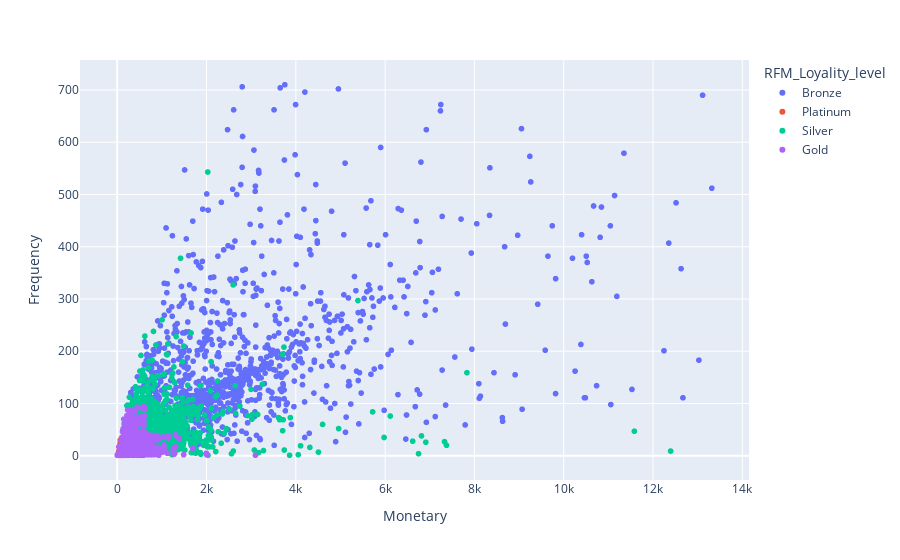

Source (notebook cell):
### Code cell
### Visulaizing Frequency V/s Monetary : RFM_Loyality_level
fig = px.scatter(RFM_data,x = "Monetary", y = "Frequency",color = "RFM_Loyality_level")
fig.show()

### Figure 1 — Plotly figure (JSON) as saved in the notebook; plotly's stock layout.template omitted (floating-point values rounded to 4 significant figures; data arrays with more than 128 entries replaced by an {"elided": "..."} marker saying what was removed)
{"data": [{"hovertemplate": "RFM_Loyality_level=Bronze<br>Monetary=%{x}<br>Frequency=%{y}<extra></extra>", "legendgroup": "Bronze", "marker": {"color": "#636efa", "symbol": "circle"}, "mode": "markers", "name": "Bronze", "showlegend": true, "type": "scattergl", "x": {"elided": "1118 float values"}, "xaxis": "x", "y": {"elided": "1118 int values"}, "yaxis": "y"}, {"hovertemplate": "RFM_Loyality_level=Platinum<br>Monetary=%{x}<br>Frequency=%{y}<extra></extra>", "legendgroup": "Platinum", "marker": {"color": "#EF553B", "symbol": "circle"}, "mode": "markers", "name": "Platinum", "showlegend": true, "type": "scattergl", "x": {"elided": "673 float values"}, "xaxis": "x", "y": {"elided": "673 int values"}, "yaxis": "y"}, {"hovertemplate": "RFM_Loyality_level=Silver<br>Monetary=%{x}<br>Frequency=%{y}<extra></extra>", "legendgroup": "Silver", "marker": {"color": "#00cc96", "symbol": "circle"}, "mode": "markers", "name": "Silver", "showlegend": true, "type": "scattergl", "x": {"elided": "1164 float values"}, "xaxis": "x", "y": {"elided": "1164 int values"}, "yaxis": "y"}, {"hovertemplate": "RFM_Loyality_level=Gold<br>Monetary=%{x}<br>Frequency=%{y}<extra></extra>", "legendgroup": "Gold", "marker": {"color": "#ab63fa", "symbol": "circle"}, "mode": "markers", "name": "Gold", "showlegend": true, "type": "scattergl", "x": {"elided": "892 float values"}, "xaxis": "x", "y": {"elided": "892 int values"}, "yaxis": "y"}], "layout": {"legend": {"title": {"text": "RFM_Loyality_level"}, "tracegroupgap": 0}, "margin": {"t": 60}, "xaxis": {"anchor": "y", "domain": [0, 1], "title": {"text": "Monetary"}}, "yaxis": {"anchor": "x", "domain": [0, 1], "title": {"text": "Frequency"}}}}
